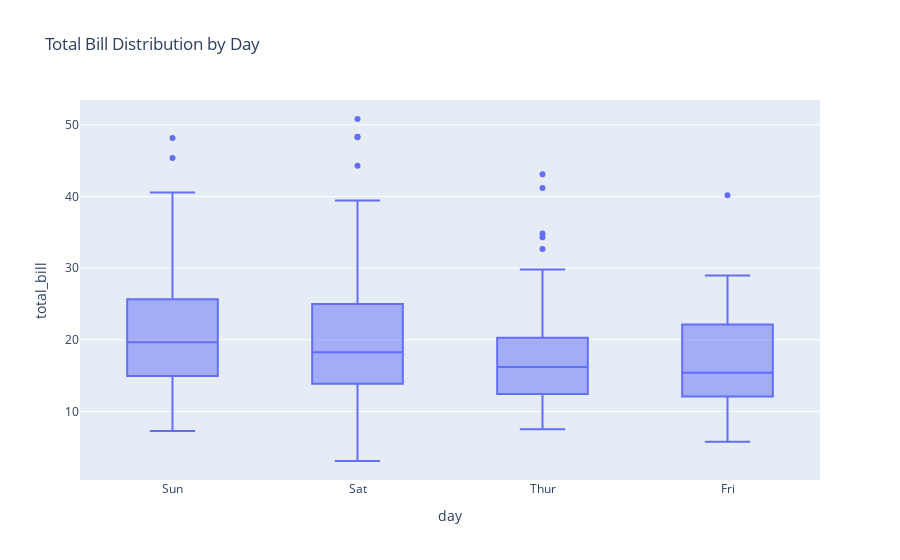

Write notebook code for a chart like this one.
### Markdown cell above
### Q2. Using the tips dataset in the Plotly library, plot a box plot using Plotly express.

### Code cell
import plotly.express as px
import seaborn as sns

# Load the tips dataset from seaborn
tips = sns.load_dataset("tips")

# Create a box plot using Plotly Express
fig = px.box(tips, x="day", y="total_bill", title="Total Bill Distribution by Day")

# Show the plot
fig.show()

### Figure 1 — Plotly figure (JSON) as saved in the notebook; plotly's stock layout.template omitted (floating-point values rounded to 4 significant figures; data arrays with more than 128 entries replaced by an {"elided": "..."} marker saying what was removed)
{"data": [{"alignmentgroup": "True", "hovertemplate": "day=%{x}<br>total_bill=%{y}<extra></extra>", "legendgroup": "", "marker": {"color": "#636efa"}, "name": "", "notched": false, "offsetgroup": "", "orientation": "v", "showlegend": false, "type": "box", "x": {"elided": "244 str values"}, "x0": " ", "xaxis": "x", "y": {"elided": "244 float values"}, "y0": " ", "yaxis": "y"}], "layout": {"boxmode": "group", "legend": {"tracegroupgap": 0}, "title": {"text": "Total Bill Distribution by Day"}, "xaxis": {"anchor": "y", "domain": [0, 1], "title": {"text": "day"}}, "yaxis": {"anchor": "x", "domain": [0, 1], "title": {"text": "total_bill"}}}}
